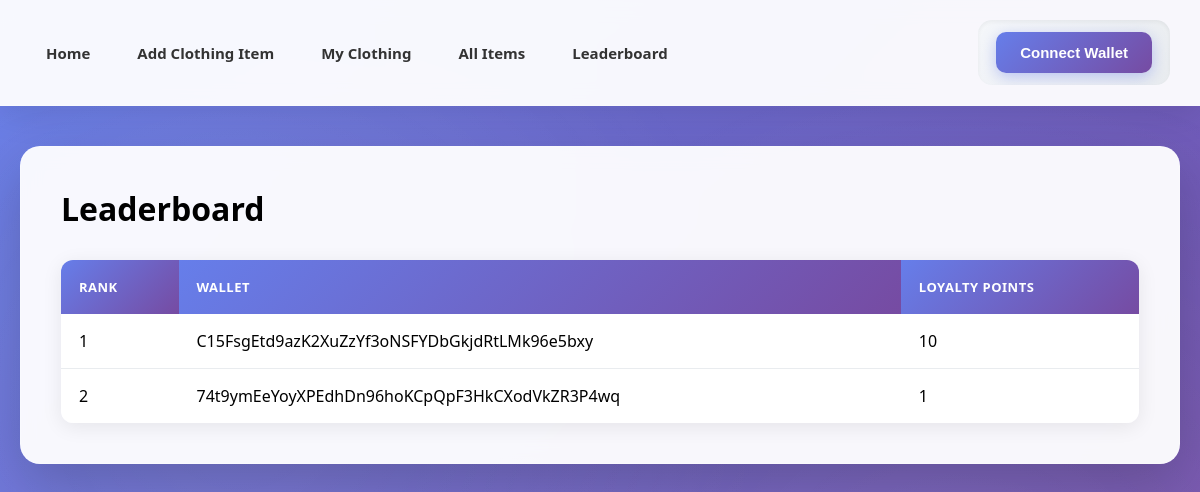
The page /leaderboard on the database as committed earlier.
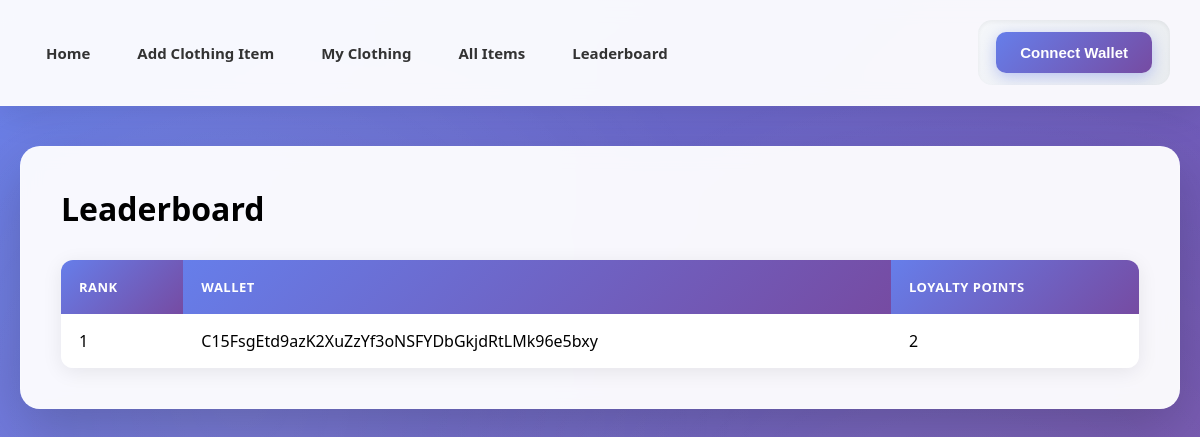
The same page on the database as committed later.
### models.py (models this page shows)
class User(db.Model):
    __tablename__ = "users"
    wallet = db.Column(db.String(44), primary_key=True)  # Phantom public key
    loyalty_points = db.Column(db.Integer, default=0)

### routes.py (the view)
    @app.route("/leaderboard")
    def leaderboard():
        wallet_pk = session.get("wallet_public_key")
        from sqlalchemy import desc
        top_users = User.query.order_by(desc(User.loyalty_points)).limit(20).all()  # top 20
        return render_template(
            "leaderboard.html",
            users=top_users,
            wallet_public_key=wallet_pk
        )

### templates/leaderboard.html (shortened to what this page needs)
{% extends "base.html" %}
{% block content %}
<h1>Leaderboard</h1>
<table>
    <thead>
        <tr>
            <th>Rank</th>
            <th>Wallet</th>
            <th>Loyalty Points</th>
        </tr>
    </thead>
    <tbody>
        {% for user in users %}
        <tr {% if user.wallet == wallet_public_key %} style="font-weight:bold;" {% endif %}>
            <td>{{ loop.index }}</td>
            <td>{{ user.wallet }}</td>
            <td>{{ user.loyalty_points }}</td>
        </tr>
        {% endfor %}
    </tbody>
</table>
{% endblock %}

### templates/base.html (shortened to what this page needs)
<!DOCTYPE html>
<html>
<head>
</head>
<body>
    <nav>
        <div class="nav-content">
            <div class="nav-links">
                <a href="/">Home</a>
                <a href="/add">Add Clothing Item</a>
                <a href="/my_items">My Clothing</a>
                <a href="/all_items">All Items</a>
                <a href="leaderboard">Leaderboard</a>
            </div>
            <div class="wallet-section">
                {% if wallet_public_key %}
                    <span class="wallet-address">{{ wallet_public_key }}</span>
                    <span class="total-points">Total Points: <span id="totalPoints">{{ g.total_points }}</span></span>
                    <button id="disconnectWalletBtn">Disconnect Wallet</button>
                    <script type="module">
                        document.getElementById("disconnectWalletBtn")?.addEventListener("click", async () => {
                            await fetch("/disconnect_wallet", { method: "POST" });
                            window.solana?.disconnect?.();
                            location.reload();
                        });
                    </script>
                {% else %}
                    <button id="connectWalletBtn">Connect Wallet</button>
                {% endif %}
            </div>
        </div>
    </nav>
    <div class="container">
        <div class="content-wrapper">
            {% block content %}{% endblock %}
        </div>
    </div>
</body>
</html>

### templates/base.html (style rules this page uses)
* { margin: 0; padding: 0; box-sizing: border-box; }
body { font-family: 'Segoe UI', Tahoma, Geneva, Verdana, sans-serif; background: linear-gradient(135deg, #667eea 0%, #764ba2 100%); min-height: 100vh; padding: 0; position: relative; }
body::before { content: ''; position: fixed; top: 0; left: 0; right: 0; bottom: 0; background: radial-gradient(circle at 20% 50%, rgba(255, 255, 255, 0.1) 0%, transparent 50%), radial-gradient(circle at 80% 80%, rgba(255, 255, 255, 0.1) 0%, transparent 50%); pointer-events: none; z-index: 0; }
.container { max-width: 1400px; margin: 0 auto; padding: 0 20px; position: relative; z-index: 1; }
nav { background: rgba(255, 255, 255, 0.95); backdrop-filter: blur(10px); padding: 0; margin-bottom: 40px; box-shadow: 0 8px 32px rgba(0, 0, 0, 0.1); border-bottom: 1px solid rgba(255, 255, 255, 0.18); position: sticky; top: 0; z-index: 100; }
.nav-content { max-width: 1600px; margin: 0 auto; padding: 20px 30px; display: flex; justify-content: space-between; align-items: center; flex-wrap: nowrap; gap: 20px; }
.nav-links { display: flex; gap: 15px; align-items: center; flex-wrap: nowrap; }
nav a { text-decoration: none; color: #333; font-weight: 600; padding: 10px 16px; border-radius: 8px; transition: all 0.3s ease; position: relative; overflow: hidden; font-size: 15px; }
nav a::before { content: ''; position: absolute; top: 0; left: -100%; width: 100%; height: 100%; background: linear-gradient(90deg, transparent, rgba(102, 126, 234, 0.1), transparent); transition: left 0.5s ease; }
.wallet-section { display: flex; align-items: center; gap: 12px; background: linear-gradient(135deg, #f5f7fa 0%, #e9ecef 100%); padding: 12px 18px; border-radius: 14px; box-shadow: inset 0 2px 4px rgba(0, 0, 0, 0.05); max-width: 520px; overflow: hidden; white-space: nowrap; }
button { background: linear-gradient(135deg, #667eea 0%, #764ba2 100%); color: white; border: none; padding: 12px 24px; border-radius: 10px; font-weight: 600; cursor: pointer; transition: all 0.3s ease; box-shadow: 0 4px 15px rgba(102, 126, 234, 0.4); font-size: 15px; position: relative; overflow: hidden; }
button::before { content: ''; position: absolute; top: 50%; left: 50%; width: 0; height: 0; border-radius: 50%; background: rgba(255, 255, 255, 0.3); transform: translate(-50%, -50%); transition: width 0.6s, height 0.6s; }
.content-wrapper { background: rgba(255, 255, 255, 0.95); backdrop-filter: blur(10px); border-radius: 20px; padding: 40px; box-shadow: 0 20px 60px rgba(0, 0, 0, 0.2); margin-bottom: 40px; border: 1px solid rgba(255, 255, 255, 0.18); animation: fadeIn 0.6s ease; }
table { border-collapse: separate; border-spacing: 0; width: 100%; margin-top: 30px; border-radius: 12px; overflow: hidden; box-shadow: 0 4px 20px rgba(0, 0, 0, 0.08); }
th { background: linear-gradient(135deg, #667eea 0%, #764ba2 100%); color: white; padding: 18px; text-align: left; font-weight: 600; text-transform: uppercase; font-size: 13px; letter-spacing: 0.5px; }
td { padding: 16px 18px; text-align: left; border-bottom: 1px solid #e9ecef; background: white; transition: background 0.3s ease; }
tr:last-child td { border-bottom: none; }

Rows that differ between the two databases and show on the page:
removed User: wallet "74t9ymEeYoyXPEdhDn96hoKCpQpF3HkCXodVkZR3P4wq", loyalty_points "1"
changed User "C15FsgEtd9azK2XuZzYf3oNSFYDbGkjdRtLMk96e5bxy": loyalty_points "10" → "2"
